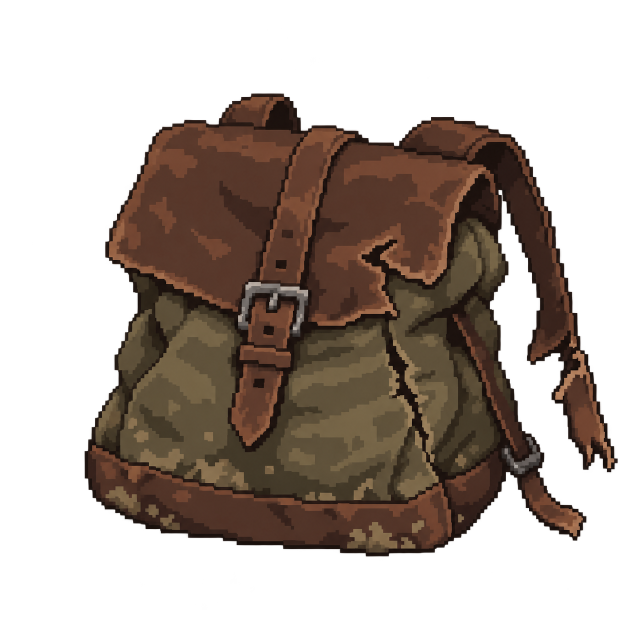
#> input picture art/source/cave-room-props-v1/pack.png, 1254 x 1254 px (shown at 1/2 size); its folder holds only this picture in this run
$ python build_cave_room_props.py
#> lines starting #> are read from the running program, lines starting #| are printed output that depends on the picture; after the words box and inside, x2 and y2 are one past the last pixel; in counts of white or black regions, pixels touching at a corner belong together; pictures that were not available may be replaced by others from this repository, and a replacement may not be noted
"""Normalize generated room-event props; keep source masters and game rules intact."""
from pathlib import Path
from PIL import Image, ImageDraw, ImageFont
import hashlib
import json

ROOT = Path(__file__).resolve().parents[2]
SOURCE = ROOT/'art/source/cave-room-props-v1'
OUT = ROOT/'art/props/cave-room-props-v1'
REVIEW = ROOT/'art/concepts/cave-room-props-v1'


def pixels(image):
    return image.get_flattened_data() if hasattr(image,'get_flattened_data') else image.getdata()


def mask(image):
    return image.getchannel('A').point(lambda a: 255 if a >= 96 else 0)


def palette_for(images, count):
    samples = [p[:3] for image in images for p in pixels(image) if p[3] >= 96]
    strip = Image.new('RGB',(len(samples),1)); strip.putdata(samples)
    return strip.quantize(colors=count,dither=Image.Dither.NONE)


def quantize(image,palette):
    result = image.convert('RGB').quantize(palette=palette,dither=Image.Dither.NONE).convert('RGBA')
    result.putalpha(mask(image))
    return result


def load(name):
    return Image.open(SOURCE/(name+'.png')).convert('RGBA')


def main():
    for p in [OUT,REVIEW]: p.mkdir(parents=True,exist_ok=True)
    images, registration = {}, {}
    pack_sources = [load('pack'),load('pack-searched')]
#> in load, returned value is the input picture: PIL image 1254x1254 RGBA; mean R, G, B, A 38.1, 27.1, 19.7, 114.2
    assert all(p.width == p.height for p in pack_sources)
    pack_sources = [p.resize((1024,1024),Image.Resampling.NEAREST) for p in pack_sources]
#> pack_sources = 2 items
    bounds = [mask(p).getbbox() for p in pack_sources]
#> bounds = [(138, 153, 1009, 909), (138, 153, 1009, 909)]
    common_scale = min(104/max(b[2]-b[0] for b in bounds),104/max(b[3]-b[1] for b in bounds))
#> common_scale = 0.119
    pack_frames = []
    for name,image,b in zip(['abandoned-pack','abandoned-pack-searched'],pack_sources,bounds):
        lower = mask(image).crop((0,round(b[3]-(b[3]-b[1])*.35),1024,1024)).getbbox()
        root_x = (lower[0]+lower[2])/2
        resized = image.resize((round(1024*common_scale),round(1024*common_scale)),Image.Resampling.NEAREST)
        frame = Image.new('RGBA',(128,128))
        offset = (64-round(root_x*common_scale),121-round(b[3]*common_scale))
        frame.paste(resized,offset)
        pack_frames.append(frame)
        registration[name] = {'source_bounds':b,'root_x':root_x,'scale':common_scale,'offset':offset,'pivot':[64,120]}
#> this loop made 2 passes
#> (name, b, lower, root_x, offset) on passes 1 to 2: ('abandoned-pack', (138, 153, 1009, 909), (138, 0, 1009, 265), 573.5, (-4, 12)), ('abandoned-pack-searched', (138, 153, 1009, 909), (138, 0, 1009, 265), 573.5, (-4, 12))
#> pass 1, in main, `resized = image.resize((round(1024*common_scale),round(1024*common_sca..`:
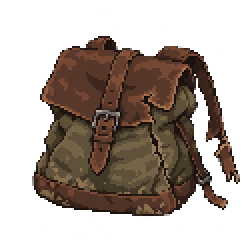
#> resized: PIL image 122x122 RGBA (shown 2 times larger); mean R, G, B, A 38, 27, 19.7, 114.3; transparent parts drawn white
#> after the loop:
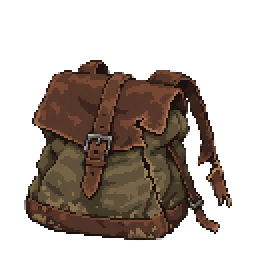
#> frame: PIL image 128x128 RGBA (shown 2 times larger); mean R, G, B, A 34.5, 24.5, 17.9, 103.9; transparent parts drawn white
#> after the loop, pack_frames = 2 items; registration = 2 items
    palette = palette_for(pack_frames,24)
#> in palette_for, `samples = [p[:3] for image in images for p in pixels(image) if p[3] >=..`: samples = 13480 items, first 6: (39, 22, 18), (36, 22, 17), (38, 23, 18), (40, 25, 18), (37, 23, 17), (41, 25, 19)
    for name,frame in zip(['abandoned-pack','abandoned-pack-searched'],pack_frames): images[name]=quantize(frame,palette)
#> this loop made 2 passes
#> name on passes 1 to 2: 'abandoned-pack', 'abandoned-pack-searched'
#> pass 1, in quantize, `result = image.convert('RGB').quantize(palette=palette,dither=Image.Di..`:
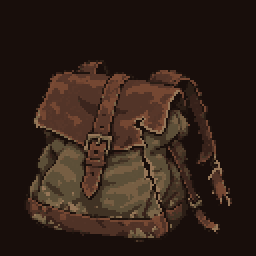
#> result: PIL image 128x128 RGBA (shown 2 times larger); mean R, G, B, A 47.7, 32, 23.8, 255
#> after the loop, images = 2 items
    for source,name,max_size,colours in [('idol','pale-idol',(88,104),16),('cold-camp','cold-camp',(112,64),24)]:
        image = load(source); b=mask(image).getbbox(); assert b
#> after `b = mask(image).getbbox()`: b = (169, 187, 1236, 1113)
        image=image.crop(b); image.thumbnail(max_size,Image.Resampling.NEAREST)
#> after `image.thumbnail(max_size, Image.Resampling.NEAREST)`:
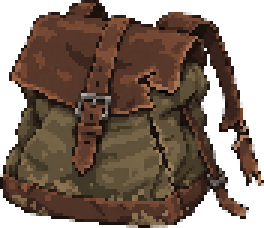
#> image: PIL image 88x76 RGBA (shown 3 times larger); mean R, G, B, A 61.2, 43.5, 31.7, 181.6; transparent parts drawn white
        frame=Image.new('RGBA',(128,128)); offset=(64-image.width//2,121-image.height); frame.paste(image,offset)
#> after `offset = (64 - image.width // 2, 121 - image.height)`: offset = (20, 45)
#> after `frame.paste(image, offset)`:
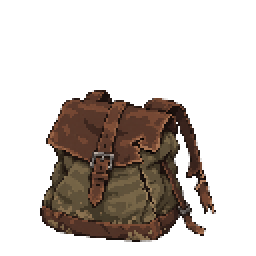
#> frame: PIL image 128x128 RGBA (shown 2 times larger); mean R, G, B, A 25, 17.8, 12.9, 74.1; transparent parts drawn white
        images[name]=quantize(frame,palette_for([frame],colours))
#> in quantize (call 3), `result = image.convert('RGB').quantize(palette=palette,dither=Image.Di..`:
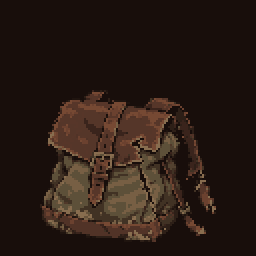
#> result: PIL image 128x128 RGBA (shown 2 times larger); mean R, G, B, A 41.2, 27.1, 20.3, 255
#> in mask (call 8), `return image.getchannel('A').point(lambda a: 255 if a >= 96 else 0)`:
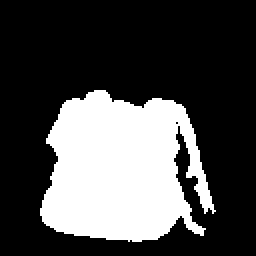
#> returned value: PIL image 128x128 L (shown 2 times larger); 29.3% white; 1 white region, box (x1, y1, x2, y2) and area: (20, 45, 108, 121) 4802
        registration[name]={'source_bounds':b,'offset':offset,'pivot':[64,120]}
    # A top-down floor texture uses a centre pivot, never a billboard floor contact.
    pool=load('pool'); b=mask(pool).getbbox(); assert b
    pool=pool.crop(b); pool.thumbnail((112,112),Image.Resampling.NEAREST)
    frame=Image.new('RGBA',(128,128)); offset=((128-pool.width)//2,(128-pool.height)//2); frame.paste(pool,offset)
    images['still-pool']=quantize(frame,palette_for([frame],24))
    registration['still-pool']={'source_bounds':b,'offset':offset,'pivot':[64,64],'orientation':'top-down, horizontal world plane'}
    report={'issue':75,'canvas':[128,128],'assets':[],'registration':registration,'failures':[]}
    for name,image in images.items():
        image.save(OUT/(name+'.png'))
        alpha=image.getchannel('A'); b=alpha.getbbox(); colours={p[:3] for p in pixels(image) if p[3]}
        assert b and b[0]>0 and b[1]>0 and b[2]<128 and b[3]<128,(name,b)
        assert set(pixels(alpha))=={0,255}
        assert len(colours)<=(16 if name=='pale-idol' else 24)
        if name!='still-pool': assert b[3]==121,(name,b)
        report['assets'].append({'file':name+'.png','bounds':b,'visible_colours':len(colours)})
    assert images['still-pool'].getpixel((64,64))[3]==255,'Pool water must not be a transparent hole'
    assert images['abandoned-pack'].tobytes()!=images['abandoned-pack-searched'].tobytes()
    pack_colours={p[:3] for name in ['abandoned-pack','abandoned-pack-searched'] for p in pixels(images[name]) if p[3]}
    assert len(pack_colours)<=24
    report['pack_shared_colours']=len(pack_colours)
    paths=list(SOURCE.glob('*.png'))+list(OUT.glob('*.png'))
    report['sha256']={p.relative_to(ROOT).as_posix():hashlib.sha256(p.read_bytes()).hexdigest() for p in paths}
    (REVIEW/'asset-validation.json').write_text(json.dumps(report,indent=2)+'\n',encoding='utf-8',newline='\n')
    font=ImageFont.truetype(str(next((ROOT/'art/fonts/source-sans-3').glob('*.ttf'))),19)
    try: font.set_variation_by_axes([400 if a['name']==b'Weight' else a['default'] for a in font.get_variation_axes()])
    except OSError: pass
    order=[('abandoned-pack','Abandoned pack'),('abandoned-pack-searched','Searched pack'),('pale-idol','Pale idol'),('still-pool','Still pool · top-down'),('cold-camp','Cold campsite')]
    for theme,bg in [('dark','#1b201f'),('light','#dfd5be')]:
        board=Image.new('RGBA',(768,560),bg); draw=ImageDraw.Draw(board)
        for i,(name,label) in enumerate(order):
            x=(i%3)*256; y=(i//3)*280
            board.alpha_composite(images[name].resize((256,256),Image.Resampling.NEAREST),(x,y+24))
            draw.text((x+128,y+8),label,fill='#e6dac1' if theme=='dark' else '#28251f',font=font,anchor='mt')
        board.convert('RGB').save(REVIEW/('overview.png' if theme=='dark' else 'light-background.png'))
    print('Five room prop exports pass canvas, alpha, palettes, registration and pool-water checks.')


#> (the run stopped early here; a loop or call above may not have finished)
